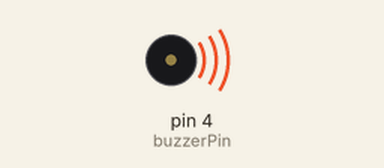
This sketch was run on a simulated Arduino Uno, built with avr-gcc and run on an emulated ATmega328P. On the bench: buzzer (waves = sounding).

Above: at 0.2 s.
At 8.9 s:
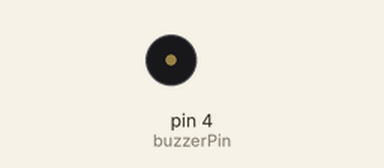
Timing chart, 0 to 18.4 s (numbered marks = the images above):
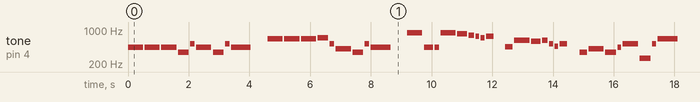

The sketch:

004_clase_04_05_arduino1.ino
```cpp
const int DO = 261;
const int RE = 294;
const int MI = 329;
const int FA = 349;
const int SOL = 391;
const int SOL_SOSTENIDO = 415;
const int LA = 440;
const int LA_SOSTENIDO = 455;
const int SI = 466;
const int DO_ALTO = 523;
const int DO_SOSTENIDO_ALTO = 622;
const int RE_ALTO = 587;
const int RE_SOSTENIDO_ALTO = 622;
const int MI_ALTO = 659;
const int FA_ALTO = 698;
const int FA_SOSTENIDO_ALTO = 740;
const int SOL_ALTO = 784;
const int SOL_SOSTENIDO_ALTO = 830;
const int LA_ALTO = 880;

const int buzzerPin = 4;


void setup()
{
  //setup pin modes
  pinMode (buzzerPin, OUTPUT);
}

void loop()
{

  //Play first section
  firstSection();

  //Play second section
  secondSection();

  //Variant 1
  beep(FA, 250);
  beep(SOL_SOSTENIDO, 500);
  beep(FA, 350);
  beep(LA, 125);
  beep(DO_ALTO, 500);
  beep(DO, 375);
  beep(DO_ALTO, 125);
  beep(MI_ALTO, 650);

  delay(500);

  //Repeat Second section
  secondSection();

  //Variant  2
  beep(FA, 250);
  beep(SOL_SOSTENIDO, 500);
  beep(FA, 375);
  beep(DO_ALTO, 125);
  beep(LA, 500);
  beep(FA, 375);
  beep(DO_ALTO, 125);
  beep(LA, 650);

  delay(650);
}

void beep(int note, int duration)
{
  tone(buzzerPin, note, duration);
  delay(duration);
  //Stop tone on buzzerPin
  noTone(buzzerPin);
  delay(50);

}

void firstSection()
{
  beep(LA, 500);
  beep(LA, 500);
  beep(LA, 500);
  beep(FA, 350);
  beep(DO_ALTO, 150);
  beep(LA, 500);
  beep(FA, 350);
  beep(DO_ALTO, 150);
  beep(LA, 650);

  delay(500);

  beep(MI_ALTO, 500);
  beep(MI_ALTO, 500);
  beep(MI_ALTO, 500);
  beep(FA_ALTO, 350);
  beep(DO_ALTO, 150);
  beep(SOL_SOSTENIDO, 500);
  beep(FA, 350);
  beep(DO_ALTO,150);
  beep(LA, 650);

  delay(500);
}

void secondSection()
{
  beep(LA_ALTO, 500);
  beep(LA,300);
  beep(LA, 150);
  beep(LA_ALTO, 500);
  beep(SOL_SOSTENIDO_ALTO, 325);
  beep(SOL_ALTO, 175);
  beep(FA_SOSTENIDO_ALTO, 125);
  beep(FA_ALTO, 125);
  beep(FA_SOSTENIDO_ALTO, 250);

  delay(325);

  beep(LA_SOSTENIDO, 250);
  beep(RE_SOSTENIDO_ALTO, 500);
  beep(RE_ALTO, 325);
  beep(DO_SOSTENIDO_ALTO, 175);
  beep(DO_ALTO, 125);
  beep(SI, 125);
  beep(DO_ALTO, 250);

  delay(350);
}
 
```

Measured:
- by itself, tone on pin 4 (buzzerPin): plays 440 Hz for 0.50 s, 440 Hz for 0.50 s, 440 Hz for 0.50 s, 349 Hz for 0.35 s, 523 Hz for 0.15 s, 440 Hz for 0.50 s … (304 notes in this stretch)
